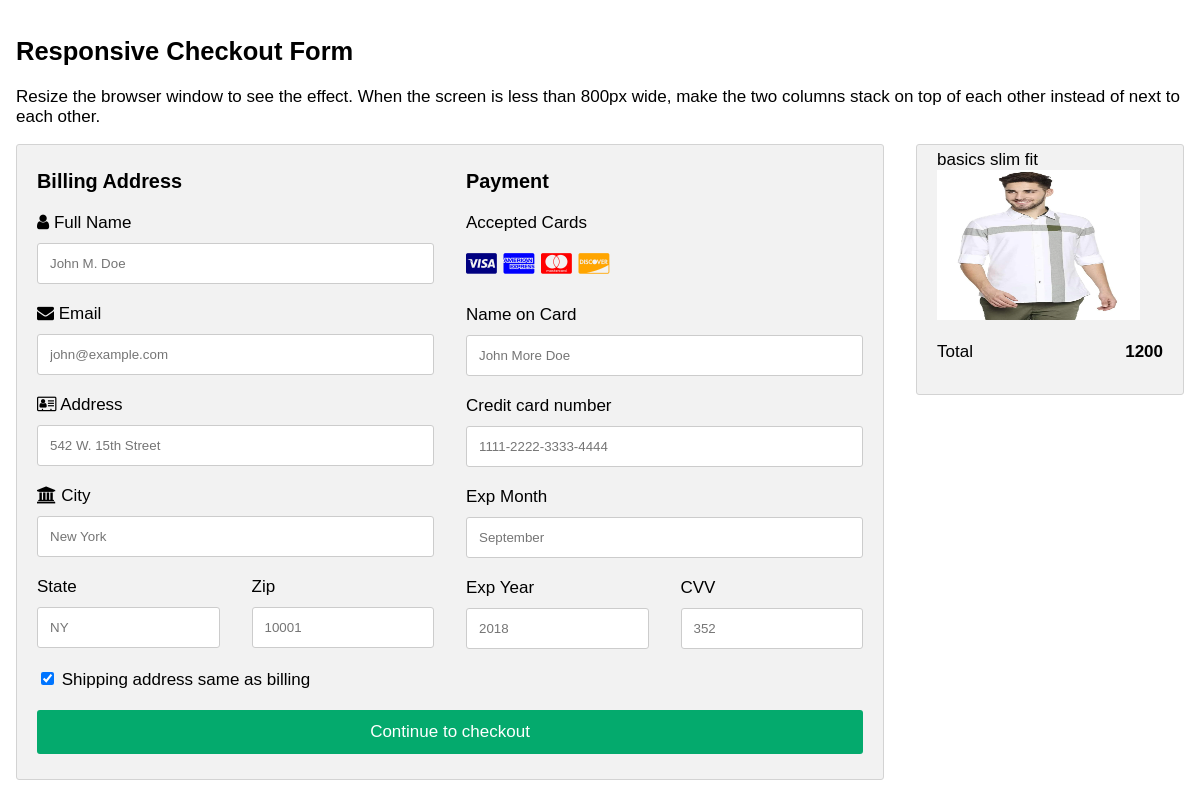
The page /orders/add/8 (signed in) on the database its author committed.
### storeapp/models.py (models this page shows, shortened)
class Carts(models.Model):
    product=models.ForeignKey(Products,on_delete=models.CASCADE)
    user=models.ForeignKey(User,on_delete=models.CASCADE)
    created_date=models.DateTimeField(auto_now_add=True)
    options=(
        ("in-cart","in-cart"),
        ("order-placed","order-placed"),
        ("cancelled","cancelled")
    )
    status=models.CharField(max_length=200,choices=options,default="in-cart")
    qty=models.PositiveIntegerField(default=1)

class Products(models.Model):
    product_name=models.CharField(max_length=200)
    category=models.ForeignKey(Category,on_delete=models.CASCADE)
    description=models.CharField(max_length=200)
    price=models.PositiveIntegerField()
    is_active=models.BooleanField(default=True)
    image=models.ImageField(upload_to="images",null=True,blank=True)

### customer/views.py (the view, shortened to what this page needs)
# urls.py: path("orders/add/<int:id>",views.MakeOrderView.as_view(),name="create-order"),
@method_decorator(signin_required,name="dispatch")
class MakeOrderView(View):
    def get(self,request,*args,**kwargs):
        id=kwargs.get("id")
        qs=Carts.objects.get(id=id)
        return render(request,"checkout.html",{"cart":qs})

### customer/context_processors.py (called while the page is built)
def cart_count(request):
    if request.user.is_authenticated:
        cnt=Carts.objects.filter(user=request.user,status="in-cart").count()
    else:
        cnt=0
    return{"count":cnt}

### customer/views.py (called while the page is built)
def signin_required(fn):
    def wrapper(request,*args,**kwargs):
        if not request.user.is_authenticated:
            messages.error(request,"invalid")
            return redirect("signin")
        else:
            return fn(request,*args,**kwargs)
    return wrapper

### customer/templates/checkout.html (shortened to what this page needs)
<!DOCTYPE html>
<html>
<head>
<link rel="stylesheet" href="https://cdnjs.cloudflare.com/ajax/libs/font-awesome/4.7.0/css/font-awesome.min.css">
</head>
<body>
<h2>Responsive Checkout Form</h2>
<p>Resize the browser window to see the effect. When the screen is less than 800px wide, make the two columns stack on top of each other instead of next to each other.</p>
<div class="row">
  <div class="col-75">
    <div class="container">
      <form action="" method="post">
        <div class="row">
          <div class="col-50">
            <h3>Billing Address</h3>
            <label for="fname"><i class="fa fa-user"></i> Full Name</label>
            <input type="text" id="fname" name="firstname" placeholder="John M. Doe">
            <label for="email"><i class="fa fa-envelope"></i> Email</label>
            <input type="text" id="email" name="email" placeholder="john@example.com">
            <label for="adr"><i class="fa fa-address-card-o"></i> Address</label>
            <input type="text" id="adr" name="address" placeholder="542 W. 15th Street">
            <label for="city"><i class="fa fa-institution"></i> City</label>
            <input type="text" id="city" name="city" placeholder="New York">
            <div class="row">
              <div class="col-50">
                <label for="state">State</label>
                <input type="text" id="state" name="state" placeholder="NY">
              </div>
              <div class="col-50">
                <label for="zip">Zip</label>
                <input type="text" id="zip" name="zip" placeholder="10001">
              </div>
            </div>
          </div>
          <div class="col-50">
            <h3>Payment</h3>
            <label for="fname">Accepted Cards</label>
            <div class="icon-container">
              <i class="fa fa-cc-visa" style="color:navy;"></i>
              <i class="fa fa-cc-amex" style="color:blue;"></i>
              <i class="fa fa-cc-mastercard" style="color:red;"></i>
              <i class="fa fa-cc-discover" style="color:orange;"></i>
            </div>
            <label for="cname">Name on Card</label>
            <input type="text" id="cname" name="cardname" placeholder="John More Doe">
            <label for="ccnum">Credit card number</label>
            <input type="text" id="ccnum" name="cardnumber" placeholder="1111-2222-3333-4444">
            <label for="expmonth">Exp Month</label>
            <input type="text" id="expmonth" name="expmonth" placeholder="September">
            <div class="row">
              <div class="col-50">
                <label for="expyear">Exp Year</label>
                <input type="text" id="expyear" name="expyear" placeholder="2018">
              </div>
              <div class="col-50">
                <label for="cvv">CVV</label>
                <input type="text" id="cvv" name="cvv" placeholder="352">
              </div>
            </div>
          </div>
        </div>
        <label>
          <input type="checkbox" checked="checked" name="sameadr"> Shipping address same as billing
        </label>
        <input type="submit" value="Continue to checkout" class="btn">
      </form>
    </div>
  </div>
  <div class="col-25">
    <div class="container">
        {{cart.product.product_name}}
            {%if cart.product.image%}
            <img src="{{cart.product.image.url}}" alt="" width="90%" height="150px">
            {%endif%}
      <p>Total <span class="price" style="color:black"><b>{{cart.product.price}}</b></span></p>
    </div>
  </div>
</div>
</body>
</html>

### customer/templates/checkout.html (style rules this page uses)
body { font-family: Arial; font-size: 17px; padding: 8px; }
* { box-sizing: border-box; }
.row { display: -ms-flexbox; display: flex; -ms-flex-wrap: wrap; flex-wrap: wrap; margin: 0 -16px; }
.col-25 { -ms-flex: 25%; flex: 25%; }
.col-50 { -ms-flex: 50%; flex: 50%; }
.col-75 { -ms-flex: 75%; flex: 75%; }
.col-25, .col-50, .col-75 { padding: 0 16px; }
.container { background-color: #f2f2f2; padding: 5px 20px 15px 20px; border: 1px solid lightgrey; border-radius: 3px; }
input[type=text] { width: 100%; margin-bottom: 20px; padding: 12px; border: 1px solid #ccc; border-radius: 3px; }
label { margin-bottom: 10px; display: block; }
.icon-container { margin-bottom: 20px; padding: 7px 0; font-size: 24px; }
.btn { background-color: #04AA6D; color: white; padding: 12px; margin: 10px 0; border: none; width: 100%; border-radius: 3px; cursor: pointer; font-size: 17px; }
span.price { float: right; color: grey; }

### rows shown on the page
Carts: product.product_name "basics slim fit", product.image (picture), product.price "1200"
